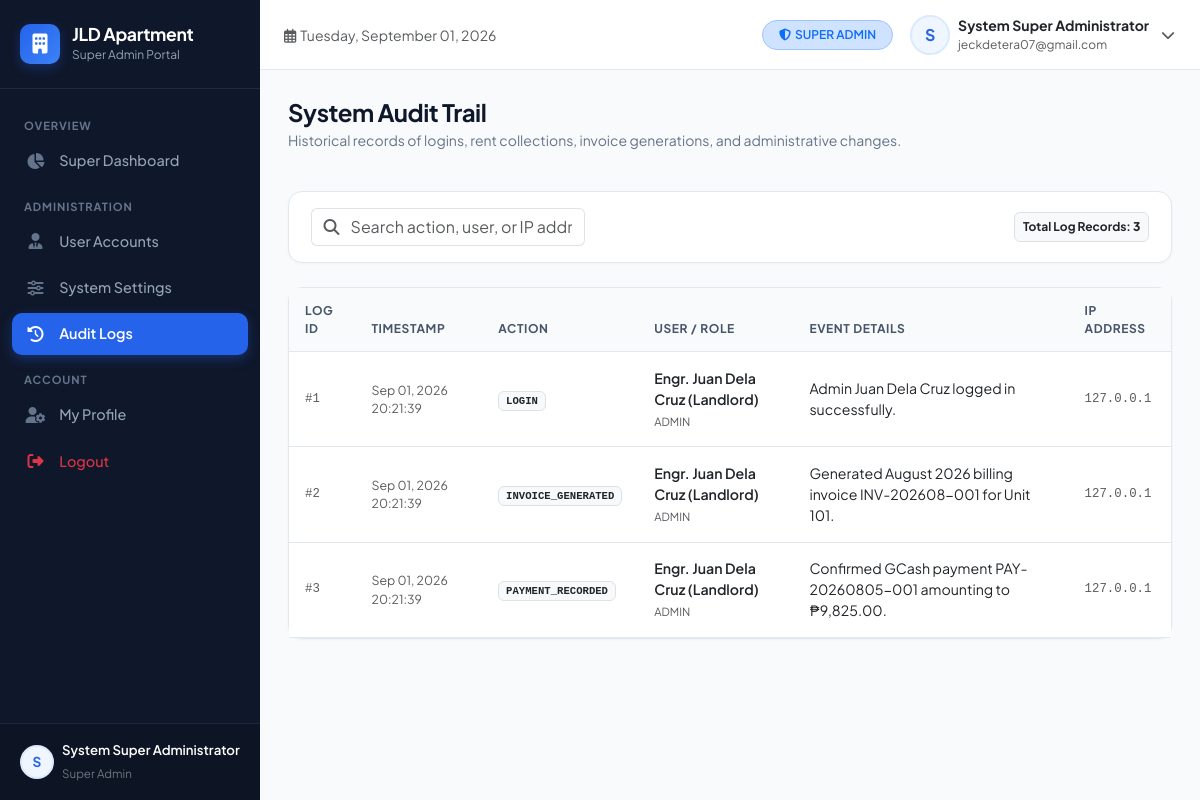
/views/super_admin/audit_logs.php (signed in), run on the app's committed database.
### tables this page shows
CREATE TABLE `audit_logs` (
    `id` INT AUTO_INCREMENT PRIMARY KEY,
    `user_id` INT NULL,
    `action` VARCHAR(100) NOT NULL,
    `details` TEXT NULL,
    `ip_address` VARCHAR(50) NULL,
    `created_at` TIMESTAMP DEFAULT CURRENT_TIMESTAMP,
    CONSTRAINT `fk_audit_user` FOREIGN KEY (`user_id`) REFERENCES `users` (`id`) ON DELETE SET NULL
);

CREATE TABLE `users` (
    `id` INT AUTO_INCREMENT PRIMARY KEY,
    `name` VARCHAR(100) NOT NULL,
    `username` VARCHAR(50) NOT NULL UNIQUE,
    `email` VARCHAR(100) NOT NULL UNIQUE,
    `password` VARCHAR(255) NOT NULL,
    `role` ENUM('super_admin', 'admin', 'tenant') NOT NULL DEFAULT 'tenant',
    `phone` VARCHAR(20) NULL,
    `avatar` VARCHAR(255) NULL,
    `status` ENUM('active', 'inactive', 'suspended') NOT NULL DEFAULT 'active',
    `created_at` TIMESTAMP DEFAULT CURRENT_TIMESTAMP,
    `updated_at` TIMESTAMP DEFAULT CURRENT_TIMESTAMP ON UPDATE CURRENT_TIMESTAMP
);

### config/helpers.php (called while the page is built, shortened)
<?php
function formatDate($date, $format = 'M d, Y') {
    return date($format, strtotime($date));
}

### views/super_admin/audit_logs.php (the view, shortened to what this page needs)
<?php
$pdo = getDBConnection();
$logs = $pdo->query("SELECT a.*, u.name as user_name, u.role as user_role, u.email as user_email
    FROM audit_logs a
    LEFT JOIN users u ON a.user_id = u.id
    ORDER BY a.created_at DESC LIMIT 100")->fetchAll();
include_once dirname(dirname(__DIR__)) . '/includes/header.php';
?>
<div class="d-md-flex align-items-center justify-content-between mb-4">
    <div>
        <h1 class="page-title">System Audit Trail</h1>
        <p class="page-subtitle">Historical records of logins, rent collections, invoice generations, and administrative changes.</p>
    </div>
</div>
<div class="custom-card mb-4">
    <div class="custom-card-body py-3">
        <div class="row g-2 align-items-center justify-content-between">
            <div class="col-12 col-md-4">
                <div class="input-group">
                    <span class="input-group-text bg-white border-end-0 text-muted"><i class="fas fa-search"></i></span>
                    <input type="text" class="form-control border-start-0 ps-0" placeholder="Search action, user, or IP address..." data-table-search="auditTable">
                </div>
            </div>
            <div class="col-12 col-md-auto">
                <span class="badge bg-light text-dark border p-2">Total Log Records: <strong><?php echo count($logs); ?></strong></span>
            </div>
        </div>
    </div>
</div>
<div class="custom-card">
    <div class="table-responsive">
        <table class="table table-custom mb-0" id="auditTable">
            <thead>
                <tr>
                    <th>Log ID</th>
                    <th>Timestamp</th>
                    <th>Action</th>
                    <th>User / Role</th>
                    <th>Event Details</th>
                    <th>IP Address</th>
                </tr>
            </thead>
            <tbody>
                <?php if (empty($logs)): ?>
                    <tr><td colspan="6" class="text-center text-muted py-4">No audit logs recorded yet.</td></tr>
                <?php else: ?>
                    <?php foreach ($logs as $l): ?>
                        <tr>
                            <td class="text-muted font-monospace small">#<?php echo $l['id']; ?></td>
                            <td class="text-muted small"><?php echo formatDate($l['created_at'], 'M d, Y H:i:s'); ?></td>
                            <td>
                                <span class="badge bg-light text-dark border font-monospace"><?php echo htmlspecialchars($l['action']); ?></span>
                            </td>
                            <td>
                                <div class="fw-semibold text-dark"><?php echo htmlspecialchars($l['user_name'] ?? 'Guest / System'); ?></div>
                                <?php if (!empty($l['user_role'])): ?>
                                    <small class="text-muted text-uppercase" style="font-size: 0.7rem;"><?php echo str_replace('_', ' ', $l['user_role']); ?></small>
                                <?php endif; ?>
                            </td>
                            <td>
                                <span class="text-dark"><?php echo htmlspecialchars($l['details']); ?></span>
                            </td>
                            <td class="font-monospace small text-muted">
                                <?php echo htmlspecialchars($l['ip_address']); ?>
                            </td>
                        </tr>
                    <?php endforeach; ?>
                <?php endif; ?>
            </tbody>
        </table>
    </div>
</div>
<?php include_once dirname(dirname(__DIR__)) . '/includes/footer.php'; ?>

### assets/css/custom.css (style rules this page uses)
:root { --primary-color: #2563eb; --primary-hover: #1d4ed8; --primary-subtle: #eff6ff; --secondary-color: #64748b; --success-color: #059669; --success-subtle: #ecfdf5; --warning-color: #d97706; --warning-subtle: #fffbeb; --danger-color: #dc2626; --danger-subtle: #fef2f2; --dark-surface: #0f172a; --sidebar-bg: #0f172a; --sidebar-hover: #1e293b; --sidebar-active: #2563eb; --body-bg: #f8fafc; --card-bg: #ffffff; --border-color: #e2e8f0; --text-main: #1e293b; --text-muted: #64748b; --sidebar-width: 260px; --radius-md: 10px; --radius-lg: 14px; }
body { font-family: 'Plus Jakarta Sans', -apple-system, BlinkMacSystemFont, "Segoe UI", Roboto, sans-serif; background-color: var(--body-bg); color: var(--text-main); min-height: 100vh; overflow-x: hidden; }
.page-title { font-size: 1.5rem; font-weight: 700; color: #0f172a; letter-spacing: -0.02em; margin: 0; }
.page-subtitle { font-size: 0.875rem; color: var(--text-muted); margin-top: 0.2rem; }
.custom-card { background: #ffffff; border: 1px solid var(--border-color); border-radius: var(--radius-lg); box-shadow: 0 1px 3px rgba(0, 0, 0, 0.04); margin-bottom: 1.5rem; }
.custom-card-body { padding: 1.35rem; }
.table-custom { margin-bottom: 0; font-size: 0.885rem; }
.table-custom thead th { background-color: #f8fafc; color: #475569; font-weight: 700; font-size: 0.75rem; text-transform: uppercase; letter-spacing: 0.05em; border-top: none; border-bottom: 1px solid var(--border-color); padding: 0.85rem 1rem; }
.table-custom tbody td { padding: 0.95rem 1rem; vertical-align: middle; border-bottom: 1px solid var(--border-color); color: #334155; }

### data on the page
audit_logs: id "1", created_at "Sep 01, 2026 20:21:39", action "LOGIN", user.name "Engr. Juan Dela Cruz (Landlord)", user.role "ADMIN", details "Admin Juan Dela Cruz logged in successfully.", ip_address "127.0.0.1"
audit_logs: id "2", created_at "Sep 01, 2026 20:21:39", action "INVOICE_GENERATED", user.name "Engr. Juan Dela Cruz (Landlord)", user.role "ADMIN", details "Generated August 2026 billing invoice INV-202608-001 for Unit 101.", ip_address "127.0.0.1"
audit_logs: id "3", created_at "Sep 01, 2026 20:21:39", action "PAYMENT_RECORDED", user.name "Engr. Juan Dela Cruz (Landlord)", user.role "ADMIN", details "Confirmed GCash payment PAY-20260805-001 amounting to ₱9,825.00.", ip_address "127.0.0.1"

### other printed values
substr($currentUser['name'] ?? 'U', 0, 1) "S"
$currentUser['name'] "System Super Administrator"
str_replace('_', ' ', $currentUser['role'] ?? '') "Super Admin"
str_replace('_', ' ', $currentUser['role'] ?? 'User') "SUPER ADMIN"
$currentUser['email'] "jeckdetera07@gmail.com"
count($logs) "3"
